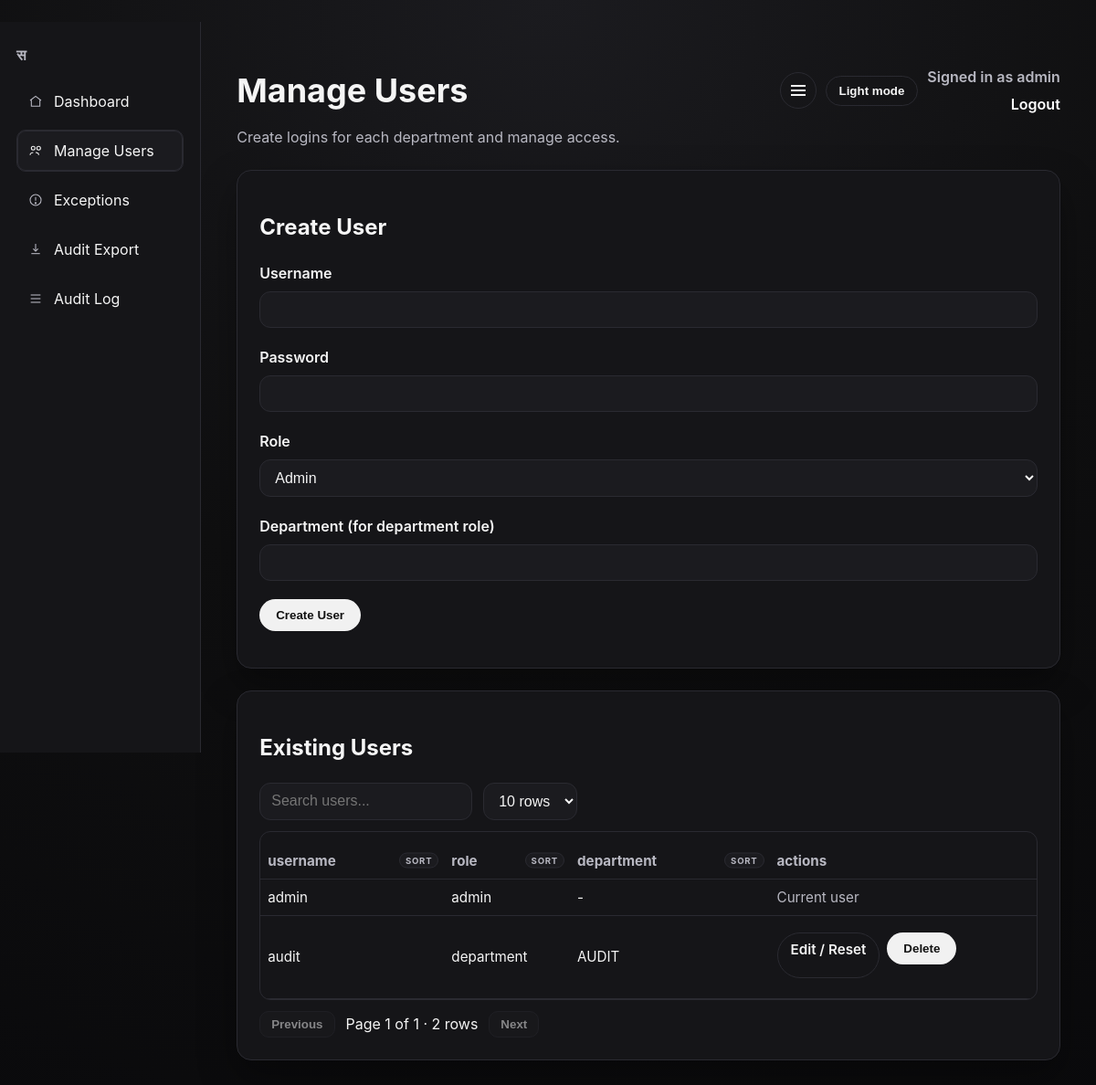
Page /admin/users (signed in) on the committed database.
### tables this page shows
CREATE TABLE users (
                id INTEGER PRIMARY KEY AUTOINCREMENT,
                username TEXT UNIQUE NOT NULL,
                password_hash TEXT NOT NULL,
                role TEXT NOT NULL,
                department TEXT
            );

### recon/routes_admin.py (the view, shortened to what this page needs)
    @app.route("/admin/users", methods=["GET", "POST"])
    def admin_users():
        user = current_user()
        if not user or user["role"] != "admin":
            return redirect(url_for("login"))
        error = request.args.get("error") or None
        users = list_users()
        departments = []
        data = get_recon()
        if data:
            departments = sorted({row.get("department", "") for row in data["itam_rows"] if row.get("department", "")})
        return render_template(
            "admin_users.html",
            user=user,
            users=users,
            error=error,
            departments=departments,
        )

### recon/auth.py (called while the page is built)
def current_user():
    user_id = session.get("user_id")
    if not user_id:
        return None
    user = get_user_by_id(user_id)
    if not user:
        return None
    return {
        "id": user["id"],
        "username": user["username"],
        "role": user["role"],
        "department": user["department"],
    }

### recon/db.py (called while the page is built)
def db_connect():
    DATA_DIR.mkdir(parents=True, exist_ok=True)
    UPLOADS_DIR.mkdir(parents=True, exist_ok=True)
    conn = sqlite3.connect(DB_PATH)
    conn.row_factory = sqlite3.Row
    return conn

def get_user_by_id(user_id: int):
    conn = db_connect()
    try:
        cur = conn.execute("SELECT * FROM users WHERE id = ?", (user_id,))
        return cur.fetchone()
    finally:
        conn.close()

def list_users():
    conn = db_connect()
    try:
        cur = conn.execute("SELECT * FROM users ORDER BY role, department, username")
        return cur.fetchall()
    finally:
        conn.close()

### recon/state.py (called while the page is built)
def get_recon():
    return LAST_RECON

### templates/admin_users.html (shortened to what this page needs)
﻿<!doctype html>
<html lang="en">
  <head>
    <link rel="stylesheet" href="{{ url_for('static', filename='style.css') }}?v=20260205" />
  </head>
  <body>
    <div class="layout">
      <aside class="sidebar">
        <div class="brand">&#2360;</div>
        <nav class="nav">
          <a class="nav-link" data-tooltip="Dashboard" href="{{ url_for('admin') }}">
            <svg viewBox="0 0 24 24" fill="none" stroke-width="1.6">
              <path d="M3 10.5l9-7 9 7"></path>
              <path d="M5 9.5V20h14V9.5"></path>
            </svg>
            <span class="label">Dashboard</span>
          </a>
          <a class="nav-link active" data-tooltip="Manage Users" href="{{ url_for('admin_users') }}">
            <svg viewBox="0 0 24 24" fill="none" stroke-width="1.6">
              <circle cx="8" cy="8" r="3"></circle>
              <circle cx="17" cy="8" r="3"></circle>
              <path d="M3 19c0-2.5 3-4 5-4"></path>
              <path d="M12 15c2.5 0 5 1.5 5 4"></path>
            </svg>
            <span class="label">Manage Users</span>
          </a>
          <a class="nav-link" data-tooltip="Exceptions" href="{{ url_for('admin_exceptions') }}">
            <svg viewBox="0 0 24 24" fill="none" stroke-width="1.6">
              <circle cx="12" cy="12" r="9"></circle>
              <path d="M12 7v6"></path>
              <circle cx="12" cy="17" r="1"></circle>
            </svg>
            <span class="label">Exceptions</span>
          </a>
          <a class="nav-link" data-tooltip="Audit Export" href="{{ url_for('admin_export_submissions') }}">
            <svg viewBox="0 0 24 24" fill="none" stroke-width="1.6">
              <path d="M12 3v12"></path>
              <path d="M8 11l4 4 4-4"></path>
              <path d="M5 19h14"></path>
            </svg>
            <span class="label">Audit Export</span>
          </a>
          <a class="nav-link" data-tooltip="Audit Log" href="{{ url_for('admin_audit') }}">
            <svg viewBox="0 0 24 24" fill="none" stroke-width="1.6">
              <path d="M4 6h16"></path>
              <path d="M4 12h16"></path>
              <path d="M4 18h16"></path>
            </svg>
            <span class="label">Audit Log</span>
          </a>
        </nav>
      </aside>
      <main class="page">
      <header class="hero row">
        <div>
          <h1>Manage Users</h1>
          <p>Create logins for each department and manage access.</p>
        </div>
        <div class="toolbar">
          <button type="button" class="sidebar-toggle" data-sidebar-toggle aria-label="Toggle sidebar">
            <span class="icon-bars" aria-hidden="true"></span>
          </button>
          <button type="button" class="theme-toggle" data-theme-toggle>Light mode</button>
          <div class="user">
            <span>Signed in as {{ user.username }}</span>
            <a href="{{ url_for('logout') }}">Logout</a>
          </div>
        </div>
      </header>
      <section class="card">
        <h2>Create User</h2>
        <form method="post" class="form">
          <label class="field">
            <span>Username</span>
            <input type="text" name="username" required />
          </label>
          <label class="field">
            <span>Password</span>
            <input type="password" name="password" required />
          </label>
          <label class="field">
            <span>Role</span>
            <select name="role" required>
              <option value="admin">Admin</option>
            </select>
          </label>
          <label class="field">
            <span>Department (for department role)</span>
            <input type="text" name="department" list="dept-options" />
          </label>
          <button type="submit">Create User</button>
        </form>
      </section>
      <section class="card">
        <h2>Existing Users</h2>
        {% if users %}
          <div class="table-block">
            <div class="table-actions">
              <div class="table-controls">
                <input type="search" class="table-search" placeholder="Search users..." />
                <select class="table-page-size">
                  <option value="10">10 rows</option>
                </select>
              </div>
            </div>
            <div class="table-wrap">
              <table>
                <thead>
                  <tr>
                    <th class="sortable">username</th>
                    <th class="sortable">role</th>
                    <th class="sortable">department</th>
                    <th>actions</th>
                  </tr>
                </thead>
                <tbody>
                  {% for item in users %}
                    <tr>
                      <td data-label="username">{{ item.username }}</td>
                      <td data-label="role">{{ item.role }}</td>
                      <td data-label="department">{{ item.department or '-' }}</td>
                      <td data-label="actions">
                        {% if item.id != user.id %}
                          <div class="inline-actions">
                            <a class="ghost" href="{{ url_for('admin_user_edit', user_id=item.id) }}">Edit / Reset</a>
                            <form method="post" action="{{ url_for('admin_user_delete', user_id=item.id) }}">
                              <button type="submit">Delete</button>
                            </form>
                          </div>
                        {% else %}
                          <span class="subtle">Current user</span>
                        {% endif %}
                      </td>
                    </tr>
                  {% endfor %}
                </tbody>
              </table>
            </div>
            <div class="table-footer">
              <button type="button" class="pager prev">Previous</button>
              <span class="page-info"></span>
              <button type="button" class="pager next">Next</button>
            </div>
          </div>
        {% else %}
          <p class="empty">No users yet.</p>
        {% endif %}
      </section>
      </main>
    </div>
  </body>
</html>

### rows in the picture
users: username "admin", role "admin", department "-", shows "Current user"
users: username "audit", role "department", department "AUDIT"
